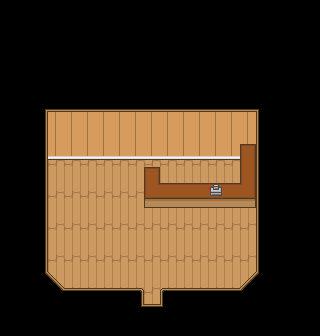

This game map was drawn from its Tiled (.tmx) file and the tilesets committed beside it. A one-line description and the full map source follow:
An orthogonal 20x21 tile map with 16x16 px tiles, 3 tile layers (Base Layer, Ground Layer, Upper Layer), 2 tilesets and 5 objects (Entrance, Exit, NPC5, Shop).

<map version="1.2" tiledversion="1.3.3" orientation="orthogonal" renderorder="right-down" width="20" height="21" tilewidth="16" tileheight="16" infinite="0" nextlayerid="6" nextobjectid="15">
 <tileset firstgid="1" source="..\Maps\TilesetSources\tilesetManorGrounds.tsx" />
 <tileset firstgid="626" source="..\Maps\TilesetSources\tilesetHouses.tsx" />
 <layer id="1" name="Base Layer" width="20" height="21">
  <data encoding="csv">
633,633,633,633,633,633,633,633,633,633,633,633,633,633,633,633,633,633,633,633,
633,633,633,633,633,633,633,633,633,633,633,633,633,633,633,633,633,633,633,633,
633,633,633,633,633,633,633,633,633,633,633,633,633,633,633,633,633,633,633,633,
633,633,633,633,633,633,633,633,633,633,633,633,633,633,633,633,633,633,633,633,
633,633,633,633,633,633,633,633,633,633,633,633,633,633,633,633,633,633,633,633,
633,633,633,633,633,633,633,633,633,633,633,633,633,633,633,633,633,633,633,633,
633,633,666,666,666,666,666,666,666,666,666,666,666,666,666,666,666,633,633,633,
633,633,676,676,676,676,676,676,676,676,676,676,676,676,676,676,676,633,633,633,
633,633,666,666,666,666,666,666,666,666,666,666,666,666,666,666,666,633,633,633,
633,633,676,676,676,676,676,676,676,676,676,676,676,676,676,676,676,633,633,633,
633,633,666,666,666,666,666,666,666,666,666,666,666,666,666,666,666,633,633,633,
633,633,676,676,676,676,676,676,676,676,676,676,676,676,676,676,676,633,633,633,
633,633,666,666,666,666,666,666,666,666,666,666,666,666,666,666,666,633,633,633,
633,633,676,676,676,676,676,676,676,676,676,676,676,676,676,676,676,633,633,633,
633,633,666,666,666,666,666,666,666,666,666,666,666,666,666,666,666,633,633,633,
633,633,676,676,676,676,676,676,676,676,676,676,676,676,676,676,676,633,633,633,
633,633,666,666,666,666,666,666,666,666,666,666,666,666,666,666,666,633,633,633,
633,633,676,676,676,676,676,676,676,676,676,676,676,676,676,676,676,633,633,633,
633,633,633,666,666,666,666,666,666,666,666,666,666,666,666,666,633,633,633,633,
633,633,633,633,633,633,633,633,676,676,676,633,633,633,633,633,633,633,633,633,
0,0,0,0,0,0,0,0,0,0,0,0,0,0,0,0,0,0,0,0
</data>
 </layer>
 <layer id="2" name="Ground Layer" width="20" height="21">
  <data encoding="csv">
0,0,0,0,0,0,0,0,0,0,0,0,0,0,0,0,0,0,0,0,
0,0,0,0,0,0,0,0,0,0,0,0,0,0,0,0,0,0,0,0,
0,0,0,0,0,0,0,0,0,0,0,0,0,0,0,0,0,0,0,0,
0,0,0,0,0,0,0,0,0,0,0,0,0,0,0,0,0,0,0,0,
0,0,0,0,0,0,0,0,0,0,0,0,0,0,0,0,0,0,0,0,
0,0,0,0,0,0,0,0,0,0,0,0,0,0,0,0,0,0,0,0,
0,0,634,630,630,630,630,630,630,630,630,630,630,630,630,630,635,0,0,0,
0,0,647,640,640,640,640,640,640,640,640,640,640,640,640,640,653,0,0,0,
0,0,647,650,650,650,650,650,650,650,650,650,650,650,650,650,653,0,0,0,
0,0,647,660,660,660,660,660,660,660,660,660,660,660,660,807,653,0,0,0,
0,0,647,0,0,0,0,0,0,0,0,0,0,0,0,778,653,0,0,0,
0,0,647,0,0,0,0,0,0,786,0,0,0,0,0,788,653,0,0,0,
0,0,647,0,0,0,0,0,0,796,797,797,797,799,797,798,653,0,0,0,
0,0,647,0,0,0,0,0,0,0,0,0,0,0,0,0,653,0,0,0,
0,0,647,0,0,0,0,0,0,0,0,0,0,0,0,0,653,0,0,0,
0,0,657,0,0,0,0,0,0,0,0,0,0,0,0,0,663,0,0,0,
0,0,667,0,0,0,0,0,0,0,0,0,0,0,0,0,673,0,0,0,
0,0,0,0,0,0,0,0,0,0,0,0,0,0,0,0,0,0,0,0,
0,0,0,0,0,0,0,0,0,0,0,0,0,0,0,0,0,0,0,0,
0,0,0,0,0,0,0,0,12,0,0,0,0,0,0,0,0,0,0,0,
0,0,0,0,0,0,0,0,0,0,0,0,0,0,0,0,0,0,0,0
</data>
 </layer>
 <layer id="3" name="Upper Layer" width="20" height="21">
  <data encoding="csv">
0,0,0,0,0,0,0,0,0,0,0,0,0,0,0,0,0,0,0,0,
0,0,0,0,0,0,0,0,0,0,0,0,0,0,0,0,0,0,0,0,
0,0,0,0,0,0,0,0,0,0,0,0,0,0,0,0,0,0,0,0,
0,0,0,0,0,0,0,0,0,0,0,0,0,0,0,0,0,0,0,0,
0,0,0,0,0,0,0,0,0,0,0,0,0,0,0,0,0,0,0,0,
0,0,0,0,0,0,0,0,0,0,0,0,0,0,0,0,0,0,0,0,
0,0,0,0,0,0,0,0,0,0,0,0,0,0,0,0,0,0,0,0,
0,0,0,0,0,0,0,0,0,0,0,0,0,0,0,0,0,0,0,0,
0,0,0,0,0,0,0,0,0,0,0,0,0,0,0,0,0,0,0,0,
0,0,0,0,0,0,0,0,0,0,0,0,0,0,0,0,0,0,0,0,
0,0,0,0,0,0,0,0,0,806,0,0,0,0,0,0,0,0,0,0,
0,0,0,0,0,0,0,0,0,0,787,787,787,789,787,0,0,0,0,0,
0,0,0,0,0,0,0,0,0,0,0,0,0,0,0,0,0,0,0,0,
0,0,0,0,0,0,0,0,0,0,0,0,0,0,0,0,0,0,0,0,
0,0,0,0,0,0,0,0,0,0,0,0,0,0,0,0,0,0,0,0,
0,0,0,0,0,0,0,0,0,0,0,0,0,0,0,0,0,0,0,0,
0,0,0,0,0,0,0,0,0,0,0,0,0,0,0,0,0,0,0,0,
0,0,677,678,0,0,0,0,0,0,0,0,0,0,0,682,683,0,0,0,
0,0,0,688,690,690,690,690,689,0,691,690,690,690,690,692,0,0,0,0,
0,0,0,0,0,0,0,0,644,690,645,0,0,0,0,0,0,0,0,0,
633,633,633,633,633,633,633,633,633,633,633,633,633,633,633,633,633,633,633,633
</data>
 </layer>
 <objectgroup id="4" name="Travel Layer">
  <object id="4" name="Entrance" x="147.333" y="292.084" width="8.16663" height="8.3333">
   <properties>
    <property name="Map" value="mapRiverHollowTown" />
   </properties>
  </object>
  <object id="5" name="Exit" x="148.5" y="307.583" width="18.8333" height="9">
   <properties>
    <property name="Map" value="mapRiverHollowTown" />
   </properties>
  </object>
 </objectgroup>
 <objectgroup id="5" name="Character Layer">
  <object id="1" name="NPC5" x="209.5" y="177.833" width="11.5833" height="8.66667" />
  <object id="6" name="Shop" x="208" y="183" width="16.0034" height="25">
   <properties>
    <property name="Owner" value="5" />
    <property name="ShopKeepX" type="int" value="13" />
    <property name="ShopKeepY" type="int" value="11" />
   </properties>
  </object>
  <object id="8" x="213.725" y="182.412" width="0.377273" />
 </objectgroup>
</map>
